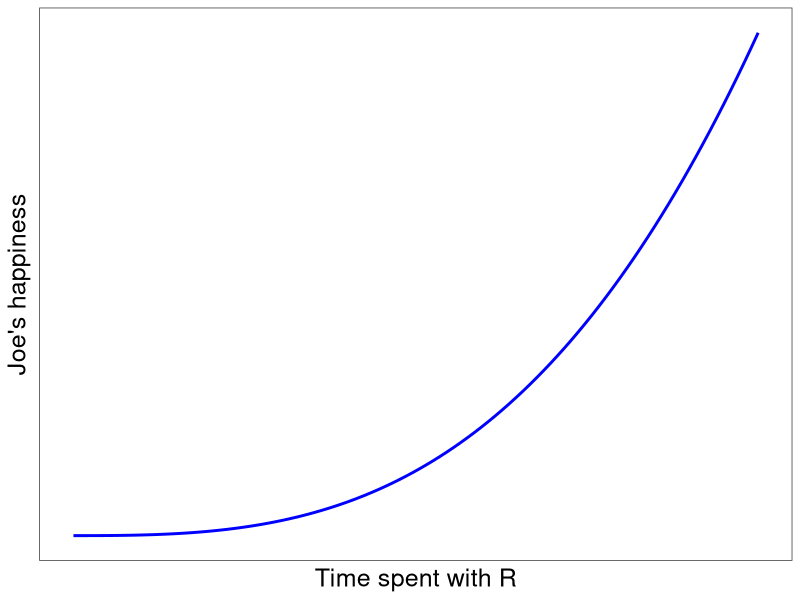

Recreate this plot in R.
## ---- chunk 1
#| label: plot
#| include: TRUE
#| message: FALSE

library(tidyverse)

data <- data.frame(
  x = seq(1:100)) |>
  mutate(y = x^3)

happy_plot <- ggplot(data, aes(x = x, y = y)) +
  geom_line(linewidth = 1, colour = "blue") +
  theme_bw() +
  theme(panel.grid = element_blank(),
  axis.text = element_blank(),
  axis.ticks = element_blank(),
  axis.title = element_text(size = 18)) +
  labs(x = "Time spent with R",
  y = "Joe's happiness")

happy_plot

